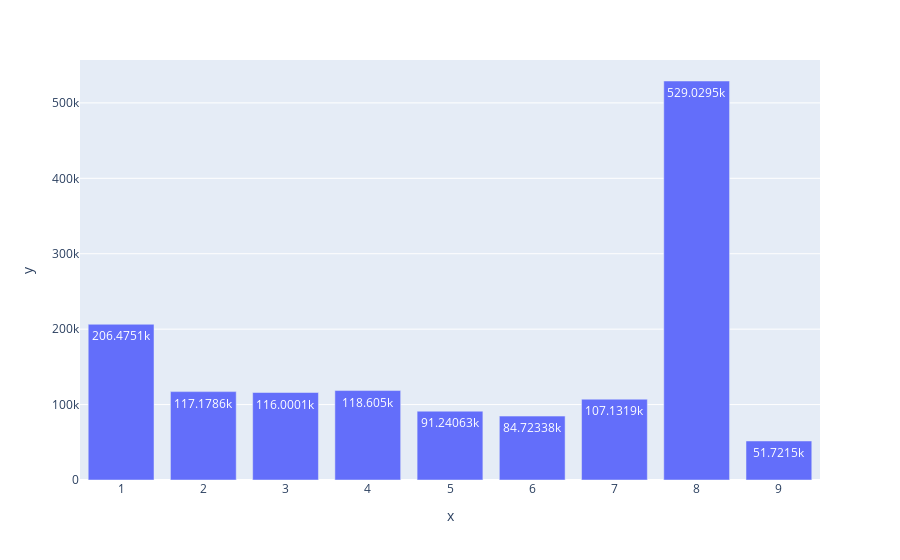

Notebook cell for this chart:
### Code cell
trace = px.bar(
    x=c.month,
    y=c.amount,
    # color=b.trans_type,
    # barmode='group'
    text_auto = True
    
)
trace

### Figure 1 — Plotly figure (JSON) as saved in the notebook; plotly's stock layout.template omitted (floating-point values rounded to 4 significant figures)
{"data": [{"alignmentgroup": "True", "hovertemplate": "x=%{x}<br>y=%{y}<extra></extra>", "legendgroup": "", "marker": {"color": "#636efa", "pattern": {"shape": ""}}, "name": "", "offsetgroup": "", "orientation": "v", "showlegend": false, "textposition": "auto", "texttemplate": "%{y}", "type": "bar", "x": [1, 2, 3, 4, 5, 6, 7, 8, 9], "xaxis": "x", "y": [206500.0, 117200.0, 116000.0, 118605, 91240.0, 84720.0, 107100.0, 529000.0, 51720.0], "yaxis": "y"}], "layout": {"barmode": "relative", "legend": {"tracegroupgap": 0}, "margin": {"t": 60}, "xaxis": {"anchor": "y", "domain": [0, 1], "title": {"text": "x"}}, "yaxis": {"anchor": "x", "domain": [0, 1], "title": {"text": "y"}}}}
